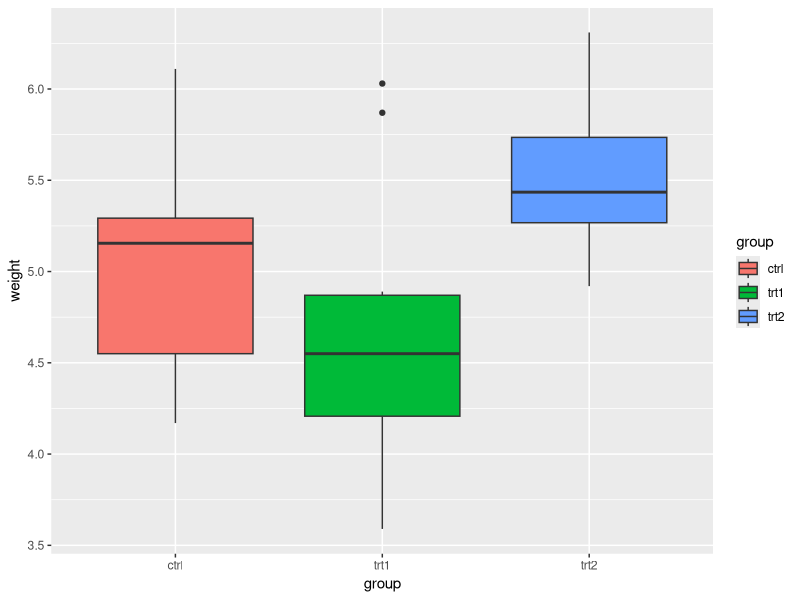
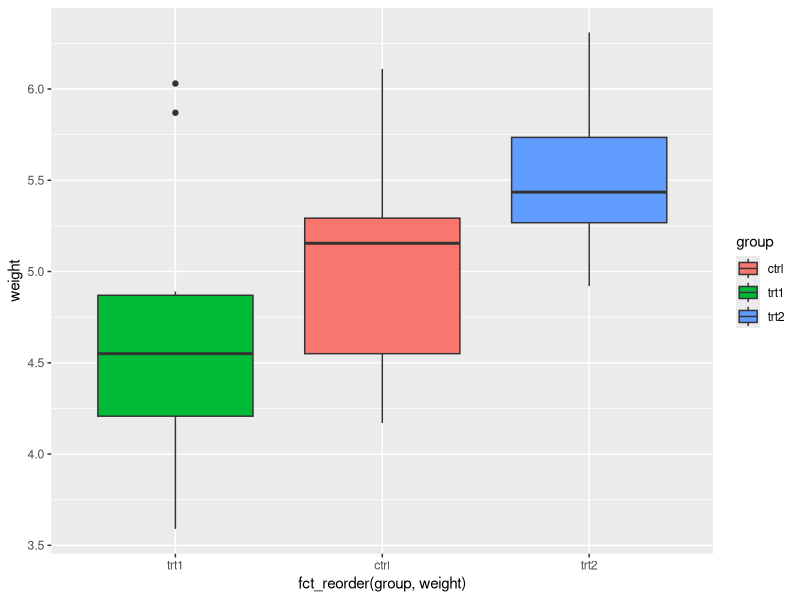
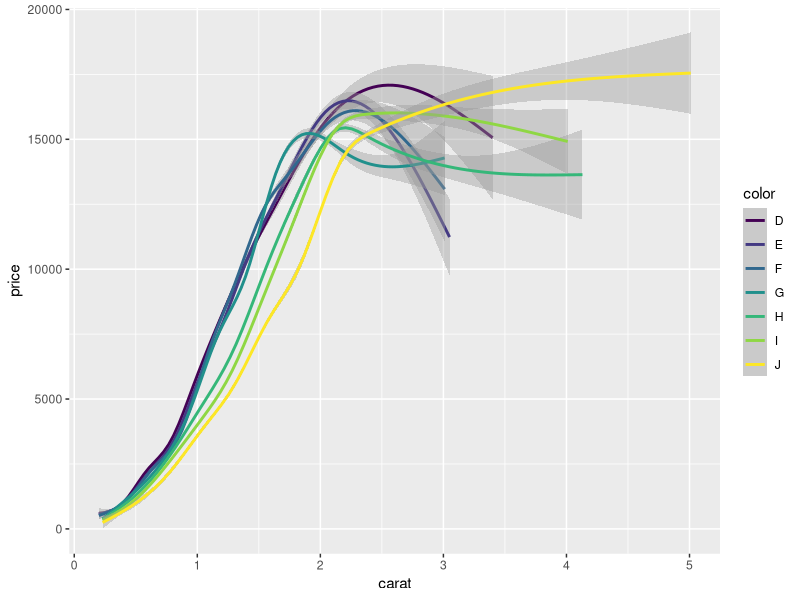
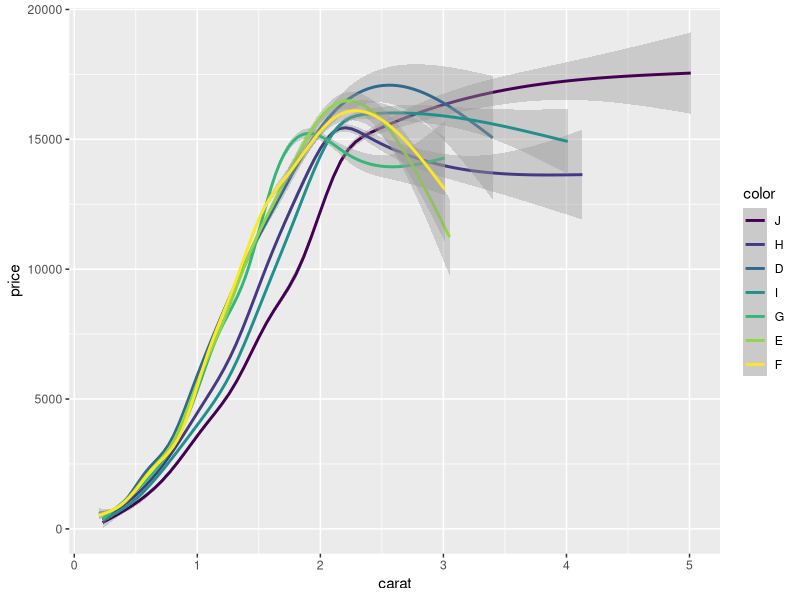
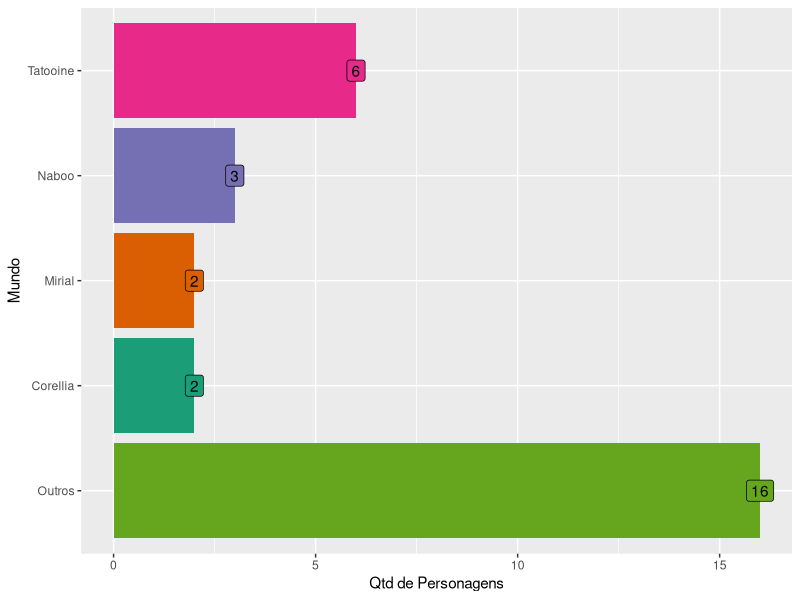
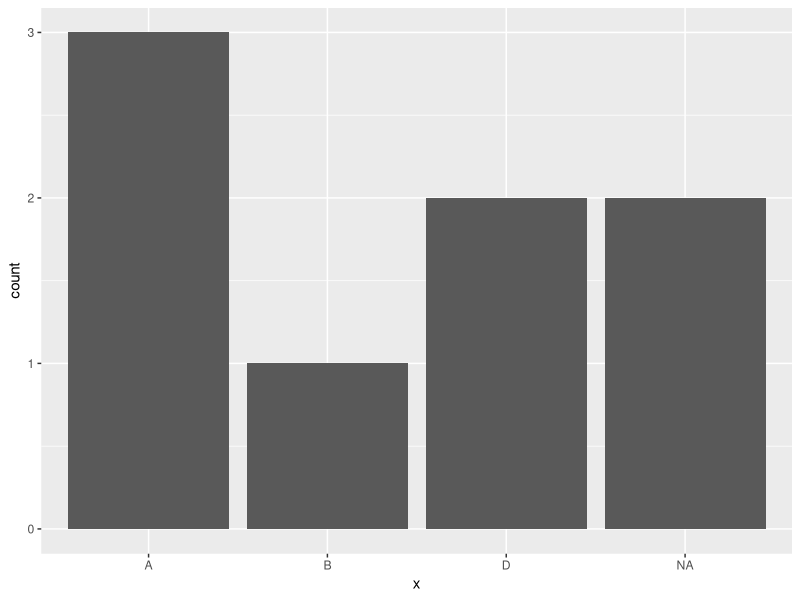
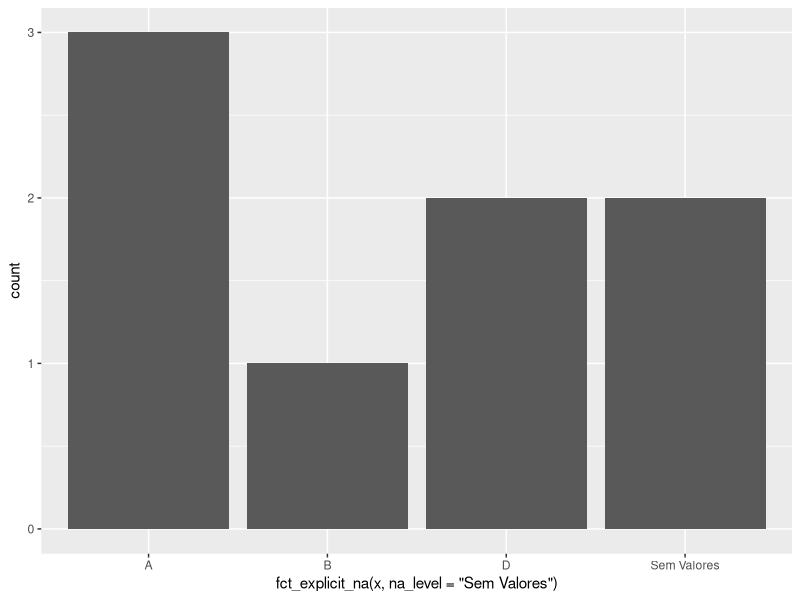

The R source for these figures, in order:
## ---- chunk 1
#| echo: true
library (tidyverse)
## ---- chunk 2
gss_cat
## ---- chunk 3
diamonds  
## ---- chunk 4
starwars
## ---- chunk 5
PlantGrowth
## ---- chunk 6
f <- factor(c("a", "c", "b", "a"), levels = c("a", "b", "c"))
f
## ---- chunk 7
f <- factor(c("a", "c", "b", "a"))
f
## ---- chunk 8
vetor <- c("a", "b", "c", "a")
as_factor(vetor)
## ---- chunk 9
# para retornar os níveis:
levels(f)

# Para definir os níveis:
levels (f) <- c("x", "y", "z")
f
levels (f) <- c("a", "b", "c")
f
## ---- chunk 10

f_meses <- factor(c("Jan", "Fev", "Mar", "Abr"))
f_meses
## ---- chunk 11
meses <- c("Jan", "Fev", "Mar", "Abr")
levels (f_meses) <- meses
f_meses
## ---- chunk 12
fct_count(f)
## ---- chunk 13
fct_match(f, "a")
## ---- chunk 14
fct_unique(f)
## ---- chunk 15
f1 <- factor(c("a", "b", "c"))
f2 <- factor(c("b", "a"))
## ---- chunk 16
f1
f2
## ---- chunk 17
fct_c(f1,f2)
## ---- chunk 18
list(f1, f2)
## ---- chunk 19
fct_unify(list(f2, f1))
## ---- chunk 20
fct_relevel(f, c("b", "c", "a"))
## ---- chunk 21
df <- tibble::tribble(
  ~color,     ~a, ~b,
  "blue",      1,  2,
  "green",     6,  2,
  "purple",    3,  3,
  "red",       2,  3,
  "yellow",    5,  1
)

df$color <- factor(df$color)
df
## ---- chunk 22
df$color
## ---- chunk 23
fct_reorder(df$color, df$a)
## ---- chunk 24
#| layout-ncol: 2

#Sem ftc_reorder
PlantGrowth |> 
  ggplot(aes(group , weight, fill = group)) + 
  geom_boxplot()

#Com fct_reorder
PlantGrowth |> 
  ggplot(aes(fct_reorder(group, weight) , weight, fill = group)) + 
  geom_boxplot()
## ---- chunk 25
#| layout-nrow: 2
df 
fct_reorder2(df$color, df$a, df$b)
## ---- chunk 26
#| layout-ncol: 2

# Sem a reordenação de nível com fct_reorder2
diamonds |> 
  ggplot(aes(carat, 
             price, color = color)) + 
             #color = fct_reorder2 (color, carat, price))) + 
  geom_smooth()

# Com a reordenação de nível com fct_reorder2
diamonds |> 
  ggplot(aes(carat, 
             price, 
             color = fct_reorder2 (color, carat, price))) + 
  labs(color = "color")+
  geom_smooth()
## ---- chunk 27
f3 <- factor(c("c", "c", "a"))
fct_infreq(f3)
## ---- chunk 28
f2
fct_inorder(f2)
## ---- chunk 29
f4 <- factor(c("a","b","c"))
f4
fct_rev(f4)
## ---- chunk 30
f
fct_shift(f)
## ---- chunk 31
fct_shuffle(f4)
fct_shuffle(f4)
## ---- chunk 32
f
fct_recode(f, v = "a", x = "b", z = "c")
## ---- chunk 33
fct_relabel(f, ~ paste0("x", .x))
## ---- chunk 34
fct_anon(f)
## ---- chunk 35
f
fct_collapse(f, x = c("a", "b"))
## ---- chunk 36
f
fct_lump_min(f, min = 2)
## ---- chunk 37
 starwars |> 
   drop_na()|> 
   ggplot(aes(
     fill = fct_lump_n(homeworld, n = 3),
     x = fct_shift(
                fct_lump_n(homeworld, n = 3,other_level = "Outros"), 
                n = -1L))) +
   scale_fill_brewer(palette = "Dark2", guide = "none") + 
   geom_bar()+
   geom_label(stat = "count", aes(label = after_stat(count)))+
   labs(x ="Mundo", y="Qtd de Personagens") + 
   coord_flip()
## ---- chunk 38
f
fct_other(f, keep = c("a", "b"))
## ---- chunk 39
f5 <- factor(c("a","b"),c("a","b","x"))
f5
f6 <- fct_drop(f5)
f6
## ---- chunk 40
fct_expand(f6, "x")
## ---- chunk 41
fct_explicit_na(factor(c("a", "b", NA)))
## ---- chunk 42
#| layout-ncol: 2
tb <- tribble(~x, ~y,
        "A", 1,
        "A", 2,
        "A", 2,
        "B", 3,
        NA, NA,
        "D", 5,
        NA, NA,
        "D", 4,)

tb$x <- as_factor(tb$x)

tb |> ggplot(aes(x)) +
  geom_bar()

tb |> ggplot(aes(fct_explicit_na(x, na_level = "Sem Valores"))) +
  geom_bar()

